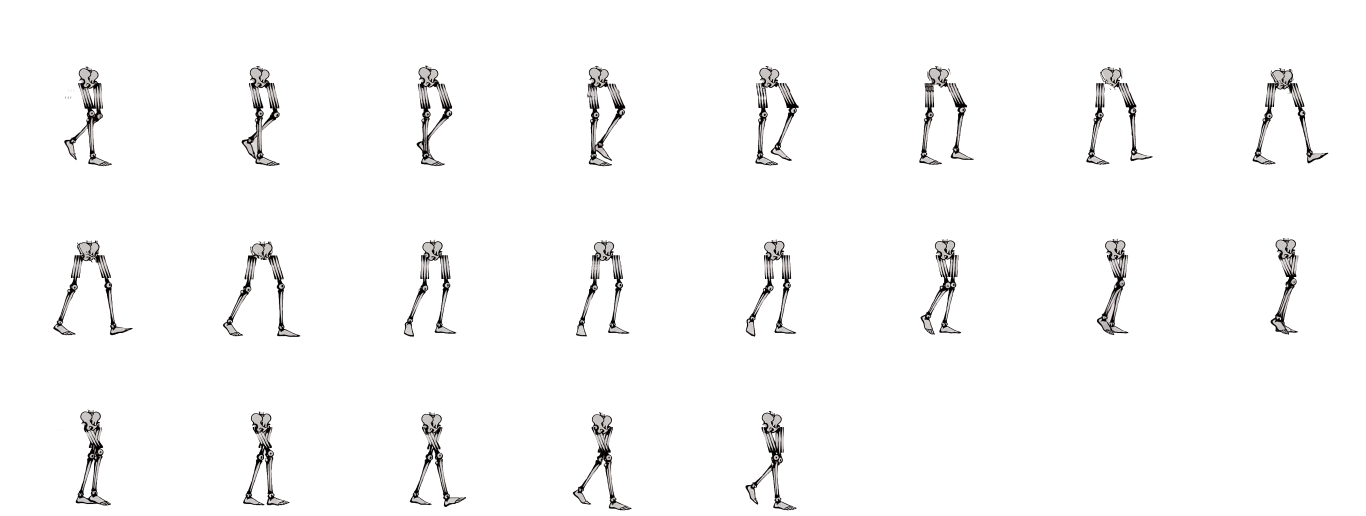
#> input picture tools/animation/player-shield-walk-lower-20260902/source-original-walk-lower.png, 4096 x 1548 px (shown at 1/3 size)
$ python build.py
#> lines starting #> are read from the running program, lines starting #| are printed output that depends on the picture; after the words box and inside, x2 and y2 are one past the last pixel; in counts of white or black regions, pixels touching at a corner belong together; pictures that were not available may be replaced by others from this repository, and a replacement may not be noted
"""Publish the continuous native walking core and preview the restored shield rig.

The cleaned pelvis/leg source is retained from the first shield-walk pass. The
published body combines it with head, chest and lumbar pixels from the same
native walking frame. It does not redraw anatomy or borrow gun assets.
"""

import json
import math
from pathlib import Path

from PIL import Image, ImageChops, ImageDraw


HERE = Path(__file__).resolve().parent
ROOT = HERE.parents[2]
FRAME = (512, 516)
BODY_FRAME = (516, 516)
PREVIEW_FRAME = (768, 640)
PREVIEW_OFFSET_X = 64
PREVIEW_OFFSET_Y = 120
PREVIEW_OUTPUT = (384, 320)
COLS = 8
FRAME_COUNT = 21

SOURCE_ARCHIVE = HERE / "source-original-walk-lower.png"
WALK_SOURCE = ROOT / "assets/character/walk.png"
RUNTIME_BODY = ROOT / "assets/player/shield_walk_body.png"
IDLE = ROOT / "assets/player/idle.png"
EQUIPMENT_CONFIG = ROOT / "data/equipment.json"
SHIELD_WEAPON_ID = "weapon17"
RED_SHIELD_WEAPON_ID = "weapon57"
PREVIEW_HANDS = HERE / "shield-walk-restored-hands-no-equipment.gif"
PREVIEW_GUARD = HERE / "shield-walk-small-round-perspective-standard.gif"
PREVIEW_RED_GUARD = HERE / "shield-walk-oak-garrison-corrected.gif"
PREVIEW_STAND_GUARD = HERE / "shield-standing-small-round-perspective-standard.png"
PREVIEW_RED_STAND_GUARD = HERE / "shield-standing-oak-garrison-corrected.png"
PREVIEW_ALL_STANDING = HERE / "shield-all-standing-guard.png"
CONTACT = HERE / "shield-walk-small-round-perspective-contact.png"
REPORT = HERE / "build-report.json"

MAIN_POLYGONS = [
    [(209, 96), (226, 96), (220, 140), (210, 188), (195, 193), (192, 180), (205, 129)],
    [(193, 176), (211, 176), (212, 240), (210, 252), (196, 261), (191, 254), (193, 214)],
    [(195, 251), (210, 245), (226, 267), (225, 289), (196, 289)],
]
OFF_UPPER = [(290, 97), (314, 97), (320, 184), (300, 184), (293, 139)]
OFF_FOREARM = [(300, 178), (320, 178), (340, 244), (340, 290), (310, 290), (307, 239), (300, 195)]
OFF_HAND = [(312, 238), (342, 238), (342, 292), (308, 292)]
OFF_SHOULDER = (301, 106)
OFF_ELBOW = (310, 185)
OFF_GRIP = (327, 268)
BASELINE_GUARD_UPPER_DEGREES = -12
BASELINE_GUARD_FOREARM_DEGREES = -110
PREVIOUS_GUARD_UPPER_DEGREES = 6
PREVIOUS_GUARD_FOREARM_DEGREES = -122
GUARD_UPPER_DEGREES = 8
GUARD_FOREARM_DEGREES = -132
STAND_GUARD_UPPER_DEGREES = 8
STAND_GUARD_FOREARM_DEGREES = -132
WALK_GUARD_TILT = -0.14
GUARD_SHIELD_DEGREES = math.degrees(WALK_GUARD_TILT)
MAIN_SHOULDER = (217, 105)

# 逐帧取自原生 walking 肩关节圆心；只决定独立手臂的挂点和躯干保留带，
# 不参与改造腰、骨盆或腿部像素。
WALK_MAIN_SHOULDERS = [
    (227, 115), (228, 114), (224, 112), (223, 113), (224, 113), (221, 114), (227, 114),
    (229, 116), (234, 115), (242, 117), (237, 110), (239, 111), (240, 109), (241, 106),
    (240, 106), (239, 103), (237, 104), (236, 110), (235, 113), (231, 119), (228, 117),
]
WALK_OFF_SHOULDERS = [
    (313, 110), (312, 108), (305, 107), (303, 108), (302, 109), (294, 116), (299, 119),
    (301, 122), (305, 124), (313, 130), (317, 119), (319, 119), (319, 119), (322, 117),
    (323, 116), (323, 113), (322, 111), (322, 116), (321, 116), (319, 117), (315, 112),
]


def sheet_frame(sheet, index):
    x, y = index % COLS * FRAME[0], index // COLS * FRAME[1]
    return sheet.crop((x, y, x + FRAME[0], y + FRAME[1]))


def polygon_mask(size, polygons):
    mask = Image.new("L", size)
    draw = ImageDraw.Draw(mask)
    for polygon in polygons:
        draw.polygon(polygon, fill=255)
    return mask


def polygon_part(source, polygons):
    result = source.copy()
    mask = polygon_mask(source.size, polygons)
    result.putalpha(ImageChops.multiply(source.getchannel("A"), mask))
    return result


# [18 lines left out: functions turn, guard_grip_offset, place, not called in this run]


def load_reviewed_lower():
    if not SOURCE_ARCHIVE.exists():
        raise FileNotFoundError("reviewed pre-component lower sheet is missing")
    sheet = Image.open(SOURCE_ARCHIVE).convert("RGBA")
#> sheet is the input picture: PIL image 4096x1548 RGBA; mean R, G, B, A 4.5, 4.4, 4.3, 10.2
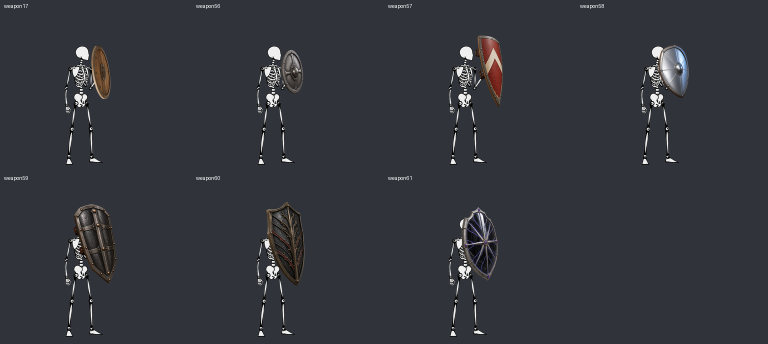
#> input picture tools/animation/player-shield-walk-lower-20260902/shield-all-standing-guard.png, 1536 x 688 px, given in place of idle.png, which was not available (shown at 1/2 size)
#> in render_frames, idle is the input picture: PIL image 1536x688 RGBA; mean R, G, B, A 51.6, 54.9, 60.4, 255
    expected = (COLS * FRAME[0], math.ceil(FRAME_COUNT / COLS) * FRAME[1])
    if sheet.size != expected:
        raise ValueError(f"lower sheet must be {expected}, got {sheet.size}")
    return sheet


def load_all_shield_preview_configs():
    """Read every shield's formal runtime image, grip and display ratios from config."""
    payload = json.loads(EQUIPMENT_CONFIG.read_text(encoding="utf-8"))
    configs = []
    for item in payload.get("equipment", {}).values():
        if item.get("type") != "盾":
            continue
        visual = item.get("shieldVisual") or {}
        required = (
            "originX", "originY", "defenseOriginX", "defenseOriginY", "visibleHeightRatio",
            "bodyHeightRatio", "defensePerspectiveScaleX",
        )
        if any(key not in visual for key in required):
            raise ValueError(f"{item.get('weaponId')} is missing formal shieldVisual fields")
        configs.append(({
            "weaponId": item["weaponId"],
            **{key: float(visual[key]) for key in required},
        }, ROOT / (visual.get("guardImage") or item["equipImage"])))
    if not configs:
        raise ValueError(f"no shields found in {EQUIPMENT_CONFIG}")
    return configs


def load_shield_preview_config(weapon_id=SHIELD_WEAPON_ID):
    for visual, path in load_all_shield_preview_configs():
        if visual["weaponId"] == weapon_id:
            return visual, path
    raise ValueError(f"{weapon_id} not found in {EQUIPMENT_CONFIG}")


# [15 lines left out: function prepare_shield, not called in this run]


def build_native_body(lower_sheet):
    """Keep the native per-frame head/chest/lumbar and the cleaned native pelvis/legs."""
    walking = Image.open(WALK_SOURCE).convert("RGBA")
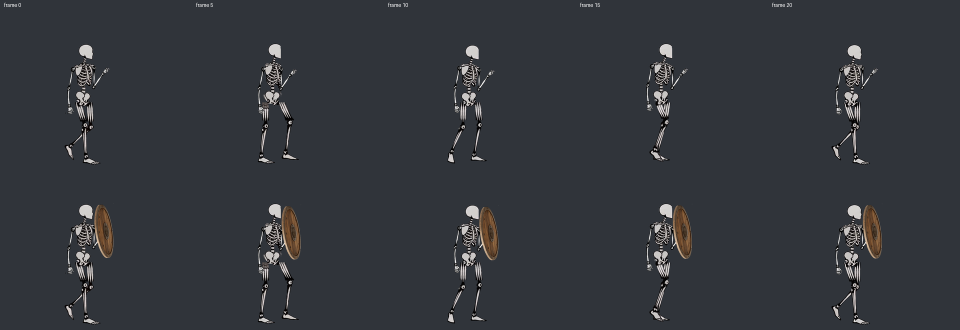
#> input picture tools/animation/player-shield-walk-lower-20260902/shield-walk-small-round-perspective-contact.png, 1920 x 660 px, given in place of walk.png, which was not available (shown at 1/2 size)
#> walking is the input picture: PIL image 1920x660 RGBA; mean R, G, B, A 51.9, 55.2, 60.5, 255
    body_sheet = Image.new("RGBA", lower_sheet.size)
#> body_sheet: PIL image 4096x1548 RGBA; every value is 0
    frames = []
    for index, (main_shoulder, off_shoulder) in enumerate(zip(WALK_MAIN_SHOULDERS, WALK_OFF_SHOULDERS)):
        source = sheet_frame(walking, index)
        lower = sheet_frame(lower_sheet, index)
        center_x = round((main_shoulder[0] + off_shoulder[0]) / 2)
        # The central mask excludes both swinging arms but keeps the same frame's
        # skull, rib cage and lumbar spine through the pelvis overlap. The clean
        # lower layer underneath supplies only pelvis/legs from that same frame.
        torso_mask = polygon_mask(FRAME, [[
            (main_shoulder[0] + 7, 0),
            (off_shoulder[0] - 7, 0),
            (off_shoulder[0] - 5, off_shoulder[1] + 18),
            (center_x + 25, 225),
            (center_x - 25, 225),
            (main_shoulder[0] + 5, main_shoulder[1] + 18),
        ]])
        torso = source.copy()
        torso.putalpha(ImageChops.multiply(source.getchannel("A"), torso_mask))
        core = lower.copy()
        core.alpha_composite(torso)
        x, y = index % COLS * FRAME[0], index // COLS * FRAME[1]
        body_sheet.alpha_composite(core, (x, y))
        frames.append(core)
#> this loop made 21 passes
#> pass 1, in build_native_body, `source = sheet_frame(walking, index)`:
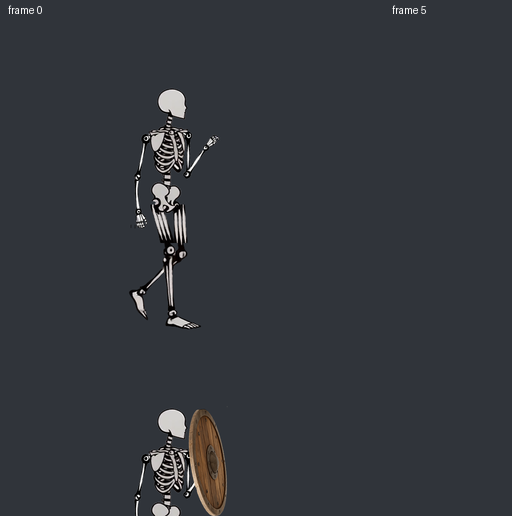
#> source: PIL image 512x516 RGBA; mean R, G, B, A 51.2, 54.6, 60, 255
#> pass 1, in build_native_body, `torso_mask = polygon_mask(FRAME, [[ (main_shoulder[0] + 7, 0), (off_sh..`:
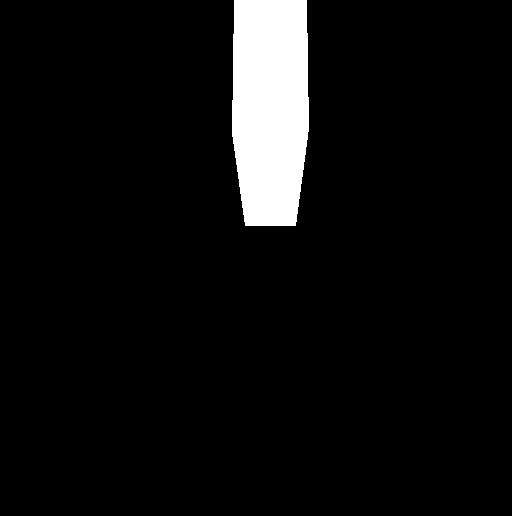
#> torso_mask: PIL image 512x516 L; 6% white; 1 white region, box (x1, y1, x2, y2) and area: (232, 0, 309, 226) 15896
#> after the loop:
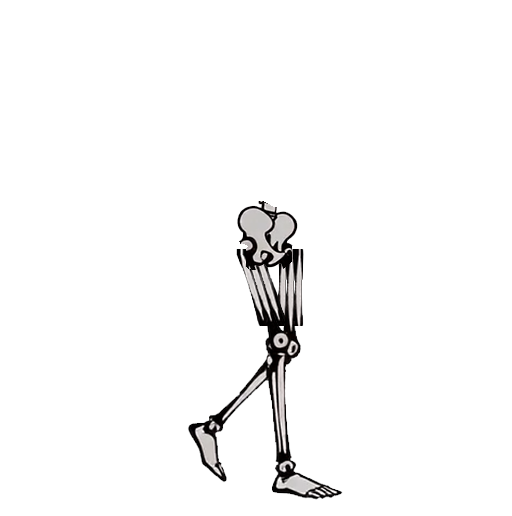
#> core: PIL image 512x516 RGBA; mean R, G, B, A 5.1, 5, 4.9, 11.5; transparent parts drawn white
#> after the loop: source: PIL image 512x516 RGBA; every value is 0
#> after the loop, frames = 21 items
    body_sheet.save(RUNTIME_BODY)
    return frames


def render_frames(lower_sheet):
    idle = Image.open(IDLE).convert("RGBA")
    body_frames = build_native_body(lower_sheet)
#> body_frames = 21 items
    main_arm = polygon_part(idle, MAIN_POLYGONS)
#> in polygon_mask (call 22), `mask = Image.new("L", size)`: mask: PIL image 1536x688 L; every value is 0
#> in polygon_part, `mask = polygon_mask(source.size, polygons)`: mask: PIL image 1536x688 L; 0.39% white; 1 white region, box (x1, y1, x2, y2) and area: (191, 96, 227, 290) 4139
#> in polygon_part, `result.putalpha(ImageChops.multiply(source.getchannel("A"), mask))`:
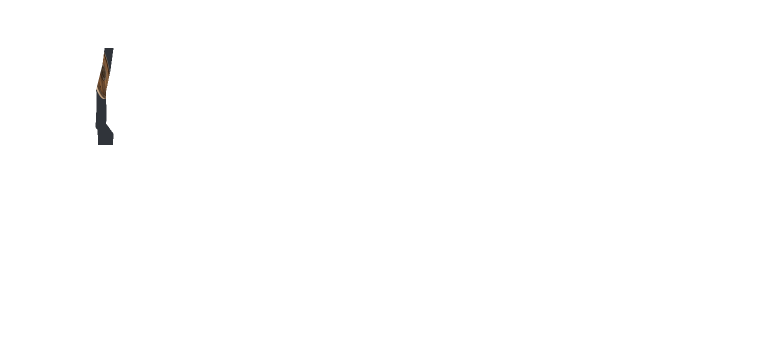
#> result: PIL image 1536x688 RGBA (shown at 1/2 size); mean R, G, B, A 51.6, 54.9, 60.4, 1; transparent parts drawn white
    off_upper = polygon_part(idle, [OFF_UPPER])
#> in polygon_part (call 2), `mask = polygon_mask(source.size, polygons)`: mask: PIL image 1536x688 L; 0.2% white; 1 white region, box (x1, y1, x2, y2) and area: (290, 97, 321, 185) 2102
    off_forearm = polygon_part(idle, [OFF_FOREARM])
#> in polygon_part (call 3), `mask = polygon_mask(source.size, polygons)`: mask: PIL image 1536x688 L; 0.32% white; 1 white region, box (x1, y1, x2, y2) and area: (300, 178, 341, 291) 3370
    off_hand = polygon_part(idle, [OFF_HAND])
#> in polygon_part (call 4), `mask = polygon_mask(source.size, polygons)`:
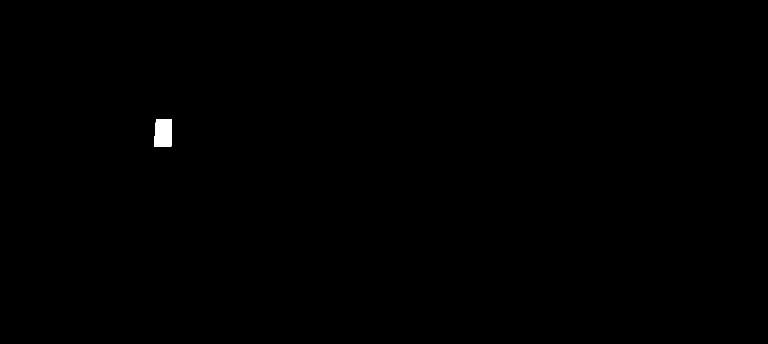
#> mask: PIL image 1536x688 L (shown at 1/2 size); 0.17% white; 1 white region, box (x1, y1, x2, y2) and area: (308, 238, 343, 293) 1815

    shield_visual, shield_path = load_shield_preview_config()
    shield, shield_pivot = prepare_shield(shield_visual, shield_path)
    red_shield_visual, red_shield_path = load_shield_preview_config(RED_SHIELD_WEAPON_ID)
    red_shield, red_shield_pivot = prepare_shield(red_shield_visual, red_shield_path)

    hands_frames = []
    guard_frames = []
    red_guard_frames = []
    bboxes = []
    shield_head_shoulder_overlap = []
    red_shield_head_shoulder_overlap = []
    red_visible_palm_pixels = []
    for index in range(FRAME_COUNT):
        bbox = body_frames[index].getchannel("A").getbbox()
        bboxes.append(list(bbox) if bbox else None)
        main_shoulder = (
            WALK_MAIN_SHOULDERS[index][0] + PREVIEW_OFFSET_X,
            WALK_MAIN_SHOULDERS[index][1] + PREVIEW_OFFSET_Y,
        )
        off_shoulder = (
            WALK_OFF_SHOULDERS[index][0] + PREVIEW_OFFSET_X,
            WALK_OFF_SHOULDERS[index][1] + PREVIEW_OFFSET_Y,
        )
        off_elbow = turn(OFF_ELBOW, OFF_SHOULDER, off_shoulder, GUARD_UPPER_DEGREES)
        off_grip = turn(OFF_GRIP, OFF_ELBOW, off_elbow, GUARD_FOREARM_DEGREES)
        core = body_frames[index].resize(BODY_FRAME, Image.Resampling.LANCZOS)
        core_layer = Image.new("RGBA", PREVIEW_FRAME)
        core_layer.alpha_composite(core, (PREVIEW_OFFSET_X, PREVIEW_OFFSET_Y))
        character = core_layer.copy()
        character.alpha_composite(place(main_arm, MAIN_SHOULDER, main_shoulder, 0, PREVIEW_FRAME))
        character.alpha_composite(place(off_upper, OFF_SHOULDER, off_shoulder, GUARD_UPPER_DEGREES, PREVIEW_FRAME))
        character.alpha_composite(place(off_forearm, OFF_ELBOW, off_elbow, GUARD_FOREARM_DEGREES, PREVIEW_FRAME))
        frame = Image.new("RGBA", PREVIEW_FRAME, (48, 52, 58, 255))
        frame.alpha_composite(character)
        hands_frames.append(frame)
        shield_layer = place(shield, shield_pivot, off_grip, GUARD_SHIELD_DEGREES, PREVIEW_FRAME)
        core_alpha = core_layer.getchannel("A").crop((
            0, PREVIEW_OFFSET_Y, PREVIEW_FRAME[0], PREVIEW_OFFSET_Y + 160
        ))
        shield_alpha = shield_layer.getchannel("A").crop((
            0, PREVIEW_OFFSET_Y, PREVIEW_FRAME[0], PREVIEW_OFFSET_Y + 160
        ))
        overlap = ImageChops.multiply(core_alpha, shield_alpha)
        shield_head_shoulder_overlap.append(sum(overlap.histogram()[17:]))
        guarded = frame.copy()
        guarded.alpha_composite(shield_layer)
        guard_frames.append(guarded)
        red_shield_layer = place(
            red_shield, red_shield_pivot, off_grip, GUARD_SHIELD_DEGREES, PREVIEW_FRAME
        )
        red_shield_alpha = red_shield_layer.getchannel("A").crop((
            0, PREVIEW_OFFSET_Y, PREVIEW_FRAME[0], PREVIEW_OFFSET_Y + 160
        ))
        red_overlap = ImageChops.multiply(core_alpha, red_shield_alpha)
        red_shield_head_shoulder_overlap.append(sum(red_overlap.histogram()[17:]))
        red_hand_layer = place(
            off_hand, OFF_ELBOW, off_elbow, GUARD_FOREARM_DEGREES, PREVIEW_FRAME
        )
        red_visible_hand = ImageChops.multiply(
            red_hand_layer.getchannel("A"), ImageChops.invert(red_shield_layer.getchannel("A"))
        )
        red_visible_palm_pixels.append(sum(red_visible_hand.histogram()[17:]))
        red_guarded = frame.copy()
        red_guarded.alpha_composite(red_shield_layer)
        red_guard_frames.append(red_guarded)
    return (
        hands_frames, guard_frames, red_guard_frames, bboxes,
        shield_head_shoulder_overlap, red_shield_head_shoulder_overlap,
        red_visible_palm_pixels, shield_visual,
    )


# [70 lines left out: functions save_gif, save_contact, render_standing_guard, save_standing_previews, not called in this run]


def main():
    lower_sheet = load_reviewed_lower()
    (
        hands_frames, guard_frames, red_guard_frames, bboxes,
        shield_head_shoulder_overlap, red_shield_head_shoulder_overlap,
        red_visible_palm_pixels, shield_visual,
    ) = render_frames(lower_sheet)
    all_shield_configs = load_all_shield_preview_configs()
    baseline_grip = guard_grip_offset(BASELINE_GUARD_UPPER_DEGREES, BASELINE_GUARD_FOREARM_DEGREES)
    previous_grip = guard_grip_offset(PREVIOUS_GUARD_UPPER_DEGREES, PREVIOUS_GUARD_FOREARM_DEGREES)
    current_grip = guard_grip_offset(GUARD_UPPER_DEGREES, GUARD_FOREARM_DEGREES)
    baseline_grip_delta = [round(current - baseline, 3) for current, baseline in zip(current_grip, baseline_grip)]
    previous_grip_delta = [round(current - previous, 3) for current, previous in zip(current_grip, previous_grip)]
    save_gif(hands_frames, PREVIEW_HANDS)
    save_gif(guard_frames, PREVIEW_GUARD)
    save_gif(red_guard_frames, PREVIEW_RED_GUARD)
    save_contact(hands_frames, guard_frames)
    save_standing_previews(all_shield_configs)
    REPORT.write_text(json.dumps({
        "source": str(SOURCE_ARCHIVE.relative_to(ROOT)).replace("\\", "/"),
        "runtimeBody": str(RUNTIME_BODY.relative_to(ROOT)).replace("\\", "/"),
        "upperSource": "native walking head, rib cage and lumbar from the same frame",
        "armSource": "assets/player/idle.png at initial proportions, attached to per-frame walking shoulders",
        "shieldVisual": shield_visual,
        "allShieldMidGripVisuals": [visual for visual, _path in all_shield_configs],
        "walkGuardTiltRadians": WALK_GUARD_TILT,
        "standGuardArmDegrees": {
            "upper": STAND_GUARD_UPPER_DEGREES,
            "forearm": STAND_GUARD_FOREARM_DEGREES,
        },
        "walkGuardArmDegrees": {
            "upper": GUARD_UPPER_DEGREES,
            "forearm": GUARD_FOREARM_DEGREES,
        },
        "baselineGuardArmDegrees": {
            "upper": BASELINE_GUARD_UPPER_DEGREES,
            "forearm": BASELINE_GUARD_FOREARM_DEGREES,
        },
        "previousGuardArmDegrees": {
            "upper": PREVIOUS_GUARD_UPPER_DEGREES,
            "forearm": PREVIOUS_GUARD_FOREARM_DEGREES,
        },
        "fullGuardGripDeltaFromBaselinePixels": baseline_grip_delta,
        "fullGuardGripDeltaFromPreviousPixels": previous_grip_delta,
        "previewFrame": list(PREVIEW_FRAME),
        "previewOutput": list(PREVIEW_OUTPUT),
        "previewPolicy": "wide fixed canvas keeps the complete detached shield visible without changing runtime placement",
        "perspectivePolicy": (
            "weapon17 is the moderate guard-view baseline at scaleX=0.74; "
            "weapon57-61 use authored oblique guard images at scaleX=1.0"
        ),
        "horizontalGripPolicy": (
            "defenseOriginX is independent from the ordinary originX; weapon57 uses 0.42 "
            "to hide the palm behind the shield face while preserving its non-defense grip"
        ),
        "shieldHeadShoulderOverlapPixelsByFrame": shield_head_shoulder_overlap,
        "shieldHeadShoulderOverlapMax": max(shield_head_shoulder_overlap),
        "oakGarrisonHeadShoulderOverlapPixelsByFrame": red_shield_head_shoulder_overlap,
        "oakGarrisonHeadShoulderOverlapMax": max(red_shield_head_shoulder_overlap),
        "oakGarrisonVisiblePalmPixelsByFrame": red_visible_palm_pixels,
        "oakGarrisonVisiblePalmPixelsMax": max(red_visible_palm_pixels),
        "lowerSource": "native walking pelvis, thighs, knees, shins and feet; no arm pixels",
        "frameWidth": FRAME[0],
        "frameHeight": FRAME[1],
        "frameCount": FRAME_COUNT,
        "frameRate": 24,
        "alphaBboxes": bboxes,
        "runtimeTested": False,
    }, ensure_ascii=False, indent=2) + "\n", encoding="utf-8")
    for path in (
        SOURCE_ARCHIVE, RUNTIME_BODY, PREVIEW_HANDS, PREVIEW_GUARD, PREVIEW_RED_GUARD,
        PREVIEW_STAND_GUARD, PREVIEW_RED_STAND_GUARD, PREVIEW_ALL_STANDING,
        CONTACT, REPORT
    ):
        print(f"wrote {path.relative_to(ROOT)}")


if __name__ == "__main__":
#> (the run stopped early here; a loop or call above may not have finished)
